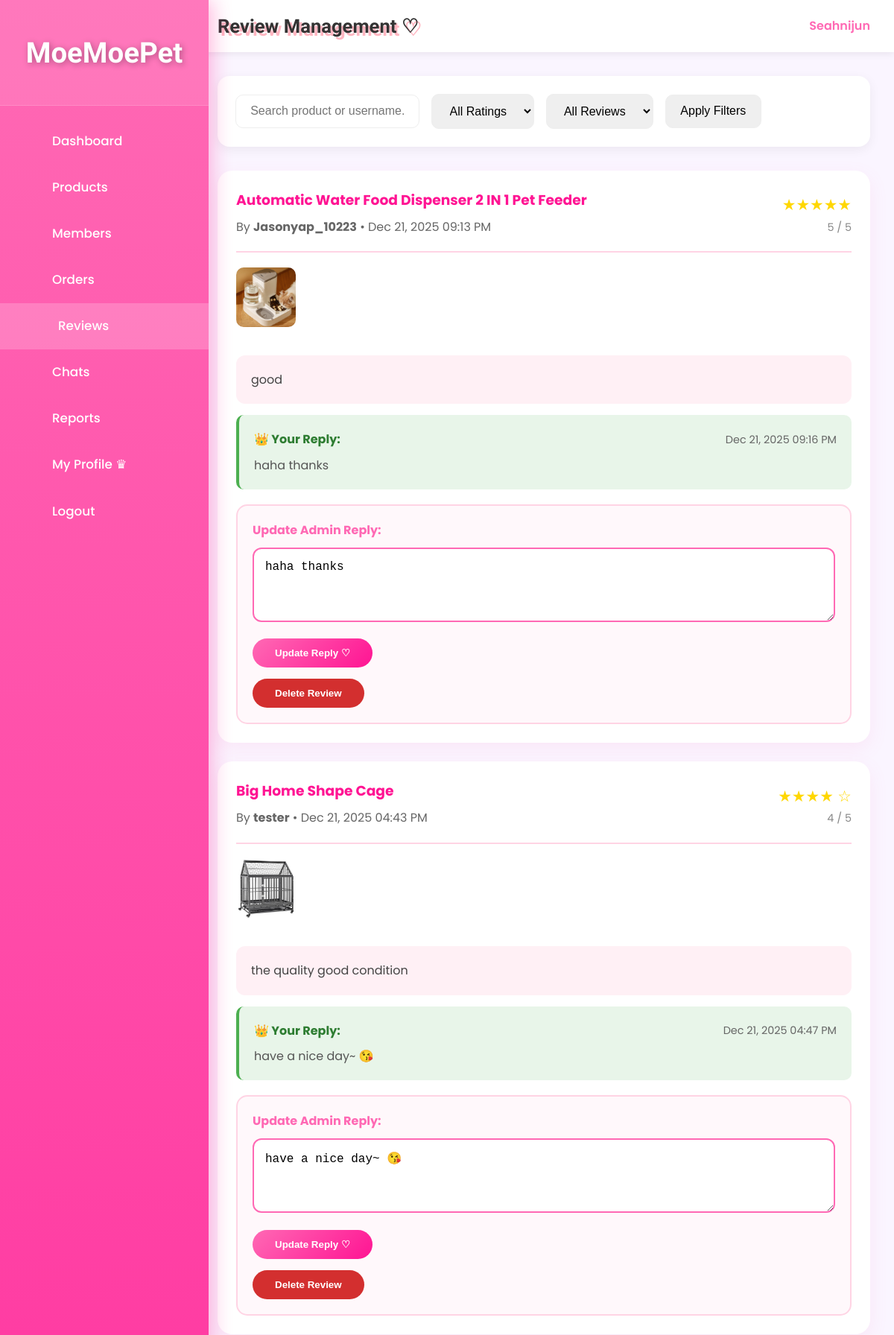
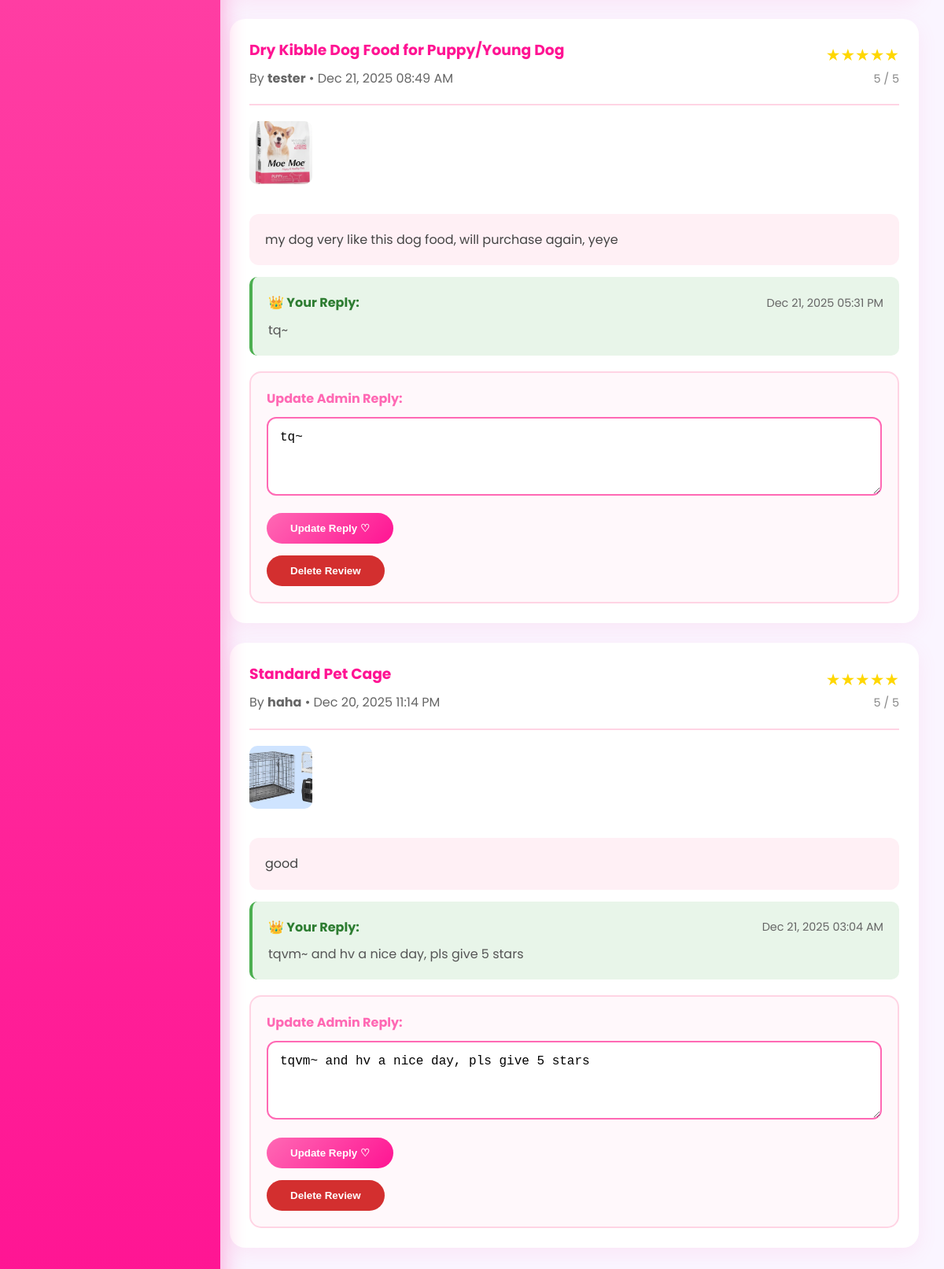
The app's page /admin/review_list.php (signed in) with its own data (2 pictures, top to bottom).
### tables this page shows
CREATE TABLE `product_reviews` (
  `review_id` int(11) NOT NULL,
  `product_id` int(11) NOT NULL,
  `user_id` int(11) NOT NULL,
  `order_id` int(11) NOT NULL,
  `rating` tinyint(1) NOT NULL CHECK (`rating` >= 1 and `rating` <= 5),
  `review_text` text DEFAULT NULL,
  `review_date` datetime NOT NULL DEFAULT current_timestamp(),
  `updated_at` datetime DEFAULT NULL ON UPDATE current_timestamp(),
  `is_verified_purchase` tinyint(1) DEFAULT 1,
  `admin_reply` text DEFAULT NULL,
  `admin_reply_date` datetime DEFAULT NULL
);

CREATE TABLE `product` (
  `product_id` int(11) NOT NULL,
  `product_code` varchar(20) NOT NULL,
  `product_name` varchar(200) NOT NULL,
  `description` text DEFAULT NULL,
  `price` decimal(10,2) NOT NULL,
  `stock_quantity` int(11) DEFAULT 0,
  `category_id` int(11) NOT NULL,
  `is_active` tinyint(1) DEFAULT 1,
  `created_at` datetime DEFAULT current_timestamp(),
  `updated_at` datetime DEFAULT current_timestamp() ON UPDATE current_timestamp(),
  `photo_name` varchar(255) NOT NULL,
  `average_rating` decimal(3,2) DEFAULT 0.00,
  `review_count` int(11) DEFAULT 0
);

CREATE TABLE `users` (
  `id` int(11) NOT NULL,
  `username` varchar(50) NOT NULL,
  `email` varchar(100) NOT NULL,
  `phone` varchar(20) NOT NULL,
  `home_address` varchar(255) NOT NULL,
  `password` varchar(255) NOT NULL,
  `reset_token` varchar(255) DEFAULT NULL,
  `reset_token_expiry` datetime DEFAULT NULL,
  `role` enum('member','admin') NOT NULL DEFAULT 'member',
  `created_at` datetime DEFAULT current_timestamp(),
  `profile_pic` varchar(255) DEFAULT NULL,
  `locked` tinyint(1) DEFAULT 0,
  `lock_reason` varchar(255) DEFAULT NULL,
  `locked_at` datetime DEFAULT NULL
);

### _base.php (called while the page is built, shortened)
<?php
function encode($value) {
    return htmlentities($value);
}
?>

### admin/review_list.php (the view, shortened to what this page needs)
<?php
require '../_base.php';
$page = max(1, (int)($_GET['page'] ?? 1));
$limit = 10;
$offset = ($page - 1) * $limit;
$filter_rating = $_GET['rating'] ?? 'all';
$filter_replied = $_GET['replied'] ?? 'all';
$search = trim($_GET['search'] ?? '');
$where = 'WHERE 1=1';
$params = [];
$sql = "
    SELECT r.*, p.product_name, p.photo_name, u.username
    FROM product_reviews r
    JOIN product p ON r.product_id = p.product_id
    JOIN users u ON r.user_id = u.id
    $where
    ORDER BY r.review_date DESC
    LIMIT $limit OFFSET $offset
";
$stmt = $_db->prepare($sql);
$stmt->execute($params);
$reviews = $stmt->fetchAll();
?>
<!DOCTYPE html>
<html lang="en">
<head>
    <link rel="stylesheet" href="/css/app.css">
</head>
<body>
<div class="admin-layout">
    <aside class="admin-sidebar">
        <div class="logo"><h2>MoeMoePet</h2></div>
        <ul>
            <li><a href="/admin.php"><i class="fas fa-tachometer-alt"></i> Dashboard</a></li>
            <li><a href="/admin/product_list.php"><i class="fas fa-box"></i> Products</a></li>
            <li><a href="/admin/member_list.php"><i class="fas fa-users"></i> Members</a></li>
            <li><a href="/admin/order_list.php"><i class="fas fa-shopping-cart"></i> Orders</a></li>
            <li><a href="/admin/review_list.php" class="active"><i class="fas fa-star"></i> Reviews</a></li>
            <li><a href="/admin/chat_list.php"><i class="fas fa-comments"></i> Chats</a></li>
            <li><a href="/admin/report.php"><i class="fas fa-chart-bar"></i> Reports</a></li>
            <li><a href="/admin/profile.php"><i class="fas fa-user-cog"></i> My Profile ♛</a></li>
            <li><a href="/logout.php"><i class="fas fa-sign-out-alt"></i> Logout</a></li>
        </ul>
    </aside>
    <main class="admin-main">
        <header class="admin-header">
            <h1>Review Management ♡</h1>
            <div class="admin-user">
                <span><?= encode($_SESSION['user']) ?></span>
            </div>
        </header>
        <div class="toolbar">
            <input type="text" name="search" placeholder="Search product or username..." value="<?= encode($search) ?>">
            <select name="rating">
                <option value="all" <?= $filter_rating === 'all' ? 'selected' : '' ?>>All Ratings</option>
            </select>
            <select name="replied">
                <option value="all" <?= $filter_replied === 'all' ? 'selected' : '' ?>>All Reviews</option>
            </select>
            <button onclick="applyFilters()">Apply Filters</button>
        </div>
        <div style="margin-top: 30px;">
            <?php if (empty($reviews)): ?>
                <div style="text-align: center; padding: 80px; color: #999;">
                    <div style="font-size: 5rem; margin-bottom: 20px;">💭</div>
                    <p style="font-size: 1.3rem;">No reviews found~</p>
                </div>
            <?php else: ?>
                <?php foreach ($reviews as $review): ?>
                <div class="review-card">
                    <div class="review-header">
                        <div>
                            <h3 style="color: #ff1493; margin: 0 0 8px 0;"><?= encode($review->product_name) ?></h3>
                            <p style="margin: 5px 0; color: #666;">
                                By <strong><?= encode($review->username) ?></strong> •
                                <?= date('M d, Y h:i A', strtotime($review->review_date)) ?>
                            </p>
                        </div>
                        <div style="text-align: right;">
                            <div class="stars">
                                <?php for ($i = 0; $i < $review->rating; $i++) echo '★'; ?>
                                <?php for ($i = $review->rating; $i < 5; $i++) echo '☆'; ?>
                            </div>
                            <span style="color: #888; font-size: 0.9rem;">
                                <?= $review->rating ?> / 5
                            </span>
                        </div>
                    </div>
                    <?php if ($review->photo_name): ?>
                        <img src="/admin/uploads/products/<?= encode($review->photo_name) ?>"
                             style="width: 80px; height: 80px; object-fit: cover; border-radius: 10px; margin-bottom: 15px;">
                    <?php endif; ?>
                    <?php if ($review->review_text): ?>
                        <div style="background: #fff0f5; padding: 20px; border-radius: 12px; margin: 15px 0; line-height: 1.6;">
                            <?= nl2br(encode($review->review_text)) ?>
                        </div>
                    <?php else: ?>
                        <p style="color: #999; font-style: italic;">No review text provided</p>
                    <?php endif; ?>
                    <?php if ($review->admin_reply): ?>
                        <div class="admin-reply-box">
                            <div style="display: flex; justify-content: space-between; align-items: center; margin-bottom: 10px;">
                                <strong style="color: #2e7d32;">👑 Your Reply:</strong>
                                <span style="color: #666; font-size: 0.9rem;">
                                    <?= date('M d, Y h:i A', strtotime($review->admin_reply_date)) ?>
                                </span>
                            </div>
                            <p style="margin: 0; color: #555; line-height: 1.5;">
                                <?= nl2br(encode($review->admin_reply)) ?>
                            </p>
                        </div>
                    <?php endif; ?>
                    <div class="reply-form">
                        <form method="post">
                            <label style="display: block; font-weight: bold; color: #ff69b4; margin-bottom: 10px;">
                                <?= $review->admin_reply ? 'Update' : 'Add' ?> Admin Reply:
                            </label>
                            <textarea name="admin_reply" placeholder="Write your reply to this review... ♡"><?= encode($review->admin_reply ?? '') ?></textarea>
                            <div style="margin-top: 15px;">
                                <button type="submit"
                                    style="padding: 12px 30px; background: linear-gradient(135deg, #ff69b4, #ff1493); color: white; border: none; border-radius: 25px; font-weight: bold; cursor: pointer;">
                                <?= $review->admin_reply ? 'Update Reply' : 'Post Reply' ?> ♡
                                </button>
                            </div>
                        </form>
                        <form method="post" style="margin-top: 15px;"
                                onsubmit="return confirm('Delete this review permanently? This cannot be undone!');">
                            <button type="submit"
                                    style="padding: 12px 30px; background: #d32f2f; color: white; border: none; border-radius: 25px; font-weight: bold; cursor: pointer;">
                                Delete Review
                            </button>
                        </form>
                    </div>
                </div>
                <?php endforeach; ?>
            <?php endif; ?>
        </div>
    </main>
</div>
</body>
</html>

### admin/review_list.php (style rules this page uses)
.review-card { background: white; border-radius: 20px; padding: 25px; margin-bottom: 25px; box-shadow: 0 8px 25px rgba(255,105,180,0.1); }
.review-header { display: flex; justify-content: space-between; align-items: center; margin-bottom: 20px; padding-bottom: 15px; border-bottom: 2px solid #ffd4e4; }
.stars { color: #ffd700; font-size: 1.3rem; }
.reply-form { margin-top: 20px; padding: 20px; background: #fff8fb; border-radius: 15px; border: 2px solid #ffd4e4; }
.reply-form textarea { width: 100%; padding: 15px; border: 2px solid #ff69b4; border-radius: 12px; font-size: 1rem; resize: vertical; min-height: 100px; }
.admin-reply-box { margin-top: 15px; padding: 20px; background: #e8f5e9; border-left: 4px solid #4caf50; border-radius: 10px; }

### records on screen
product_reviews: product.product_name "Automatic Water Food Dispenser 2 IN 1 Pet Feeder", user.username "Jasonyap_10223", review_date "Dec 21, 2025 09:13 PM", rating "5", product.photo_name (picture), review_text "good", admin_reply_date "Dec 21, 2025 09:16 PM", admin_reply "haha thanks", shows "Update", shows "Update Reply"
product_reviews: product.product_name "Big Home Shape Cage", user.username "tester", review_date "Dec 21, 2025 04:43 PM", rating "4", product.photo_name (picture), review_text "the quality good condition", admin_reply_date "Dec 21, 2025 04:47 PM", admin_reply "have a nice day~ 😘", shows "Update", shows "Update Reply"
product_reviews: product.product_name "Dry Kibble Dog Food for Puppy/Young Dog", user.username "tester", review_date "Dec 21, 2025 08:49 AM", rating "5", product.photo_name (picture), review_text "my dog very like this dog food, will purchase again, yeye", admin_reply_date "Dec 21, 2025 05:31 PM", admin_reply "tq~", shows "Update", shows "Update Reply"
product_reviews: product.product_name "Standard Pet Cage", user.username "haha", review_date "Dec 20, 2025 11:14 PM", rating "5", product.photo_name (picture), review_text "good", admin_reply_date "Dec 21, 2025 03:04 AM", admin_reply "tqvm~ and hv a nice day, pls give 5 stars", shows "Update", shows "Update Reply"

### other values on screen
encode($_SESSION['user']) "Seahnijun"
